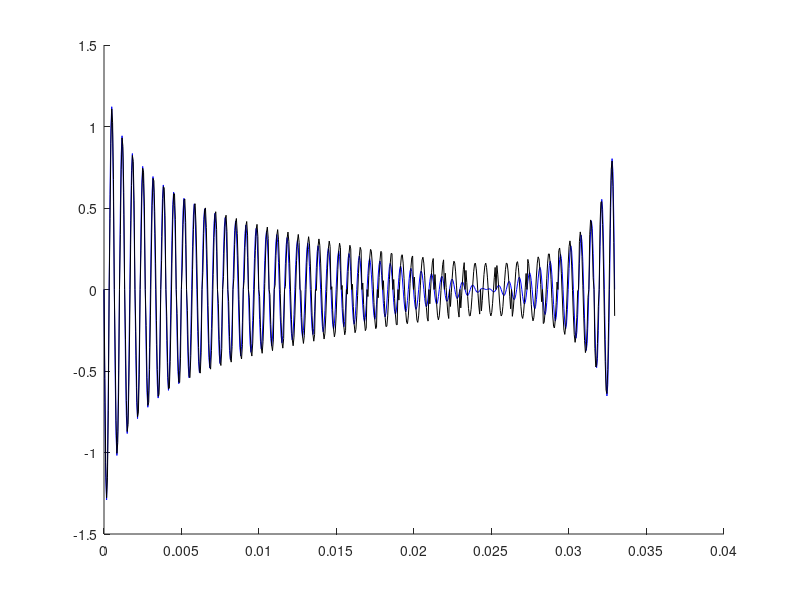

Write the MATLAB code that produced this figure.
clc;
clear all;
close all;



Fe = 3005;
Te = 1/Fe;
Nech = 100;

F1 = 500;
F2 = 1000;
FMax = 1500;

time = [0:Te:(Nech-1)*Te];
timeDiscrete = [1:1:Nech];
frequency = (timeDiscrete/Nech)*Fe;

signal = cos(2*pi*F1*(time))+cos(2*pi*F2*(time))+cos(2*pi*FMax*(time));

%Compute the FFT
spectrum=zeros(1,Nech);
for k = timeDiscrete
    for l = timeDiscrete
        spectrum(k) = spectrum(k) + signal(l)*exp(-2*pi*j*l*k/Nech);
    end
end

%Compute de inverse FFT
reconstruction=zeros(1,Nech);
for k = timeDiscrete
    for l = timeDiscrete
        reconstruction(k) = reconstruction(k) + spectrum(l)*exp(2*pi*j*l*k/Nech);
    end
end
reconstruction=reconstruction/Nech;

%%%%%%%%%%%%%%%%%%%%%%%%%%%%%%%%%%%%%%%%%%%%%%%%%%%%%%%%%%%%%%%%%%%%%%%%%%%%
%%%%%%%%%%%%%%%%%%    Now interpolation will take place   %%%%%%%%%%%%%%%%%%
%%%%%%%%%%%%%%%%%%%%%%%%%%%%%%%%%%%%%%%%%%%%%%%%%%%%%%%%%%%%%%%%%%%%%%%%%%%%

Finterp = 6*Fe;
Tinterp = 1/Finterp;
TimeInterp = [0:Tinterp:(Nech-1)*Te];
[m,n] = size(TimeInterp);
NechInterp = n;
TimeInterpDiscrete = [1:1:NechInterp];

%Compute original signal value without any interpolation
signalResampled = cos(2*pi*F1*(TimeInterp))+cos(2*pi*F2*(TimeInterp))+cos(2*pi*FMax*(TimeInterp));


%Compute original signal interpolation through shannon interpolation method
interp_shannon=zeros(1,NechInterp);
for k = TimeInterpDiscrete
    for l = timeDiscrete
        interp_shannon(k) = interp_shannon(k) + reconstruction(l)*sinc(Fe*(TimeInterp(k)-time(l)));
    end
end

%Compute original signal interpolation through dirichlet kernel interpolation method
interp_dirichlet=zeros(1,NechInterp);
for k = TimeInterpDiscrete
    for l = timeDiscrete
        if (TimeInterp(k) ~= time(l))
            x = 2*pi*Fe*(TimeInterp(k)-time(l))/NechInterp;
            interp_dirichlet(k) = interp_dirichlet(k) + reconstruction(l)*(sin((NechInterp/2 + 0.5)*x)/sin(0.5*x));
        else
            interp_dirichlet(k) = NechInterp * reconstruction(l);
            break;
        end
    end
end
interp_dirichlet = interp_dirichlet/NechInterp; 


%%%%%%%%%%%%%%%%%%%%%%%%%%%%%%%%%%%%%%%%%%%%%%%%%%%%%%%%%%%%%%%%%%%%%%%%%%%%
%%%%%%%%%%%%%%%%%%       Let's print out the result       %%%%%%%%%%%%%%%%%%
%%%%%%%%%%%%%%%%%%%%%%%%%%%%%%%%%%%%%%%%%%%%%%%%%%%%%%%%%%%%%%%%%%%%%%%%%%%%

% figure(1);
% plot(time,signal);
% hold on;
% plot(time,real(reconstruction),'r');
% 
% figure(2);
% plot(frequency(1:Nech/2),abs(spectrum(1:Nech/2)));


figure(3);
% Ground truth : deterministic signal is recomputed
%plot(TimeInterp,signalResampled,'g');
hold on;
% linear interpolation between subsampled points (matlab tracing tool)
%plot(time,real(reconstruction),'r');
hold on;
% Shannon interpolation method
plot(TimeInterp,real(interp_shannon)-signalResampled,'b');
hold on;
% Dirichlet kernel interpolation method
plot(TimeInterp,real(interp_dirichlet)-signalResampled,'k');



